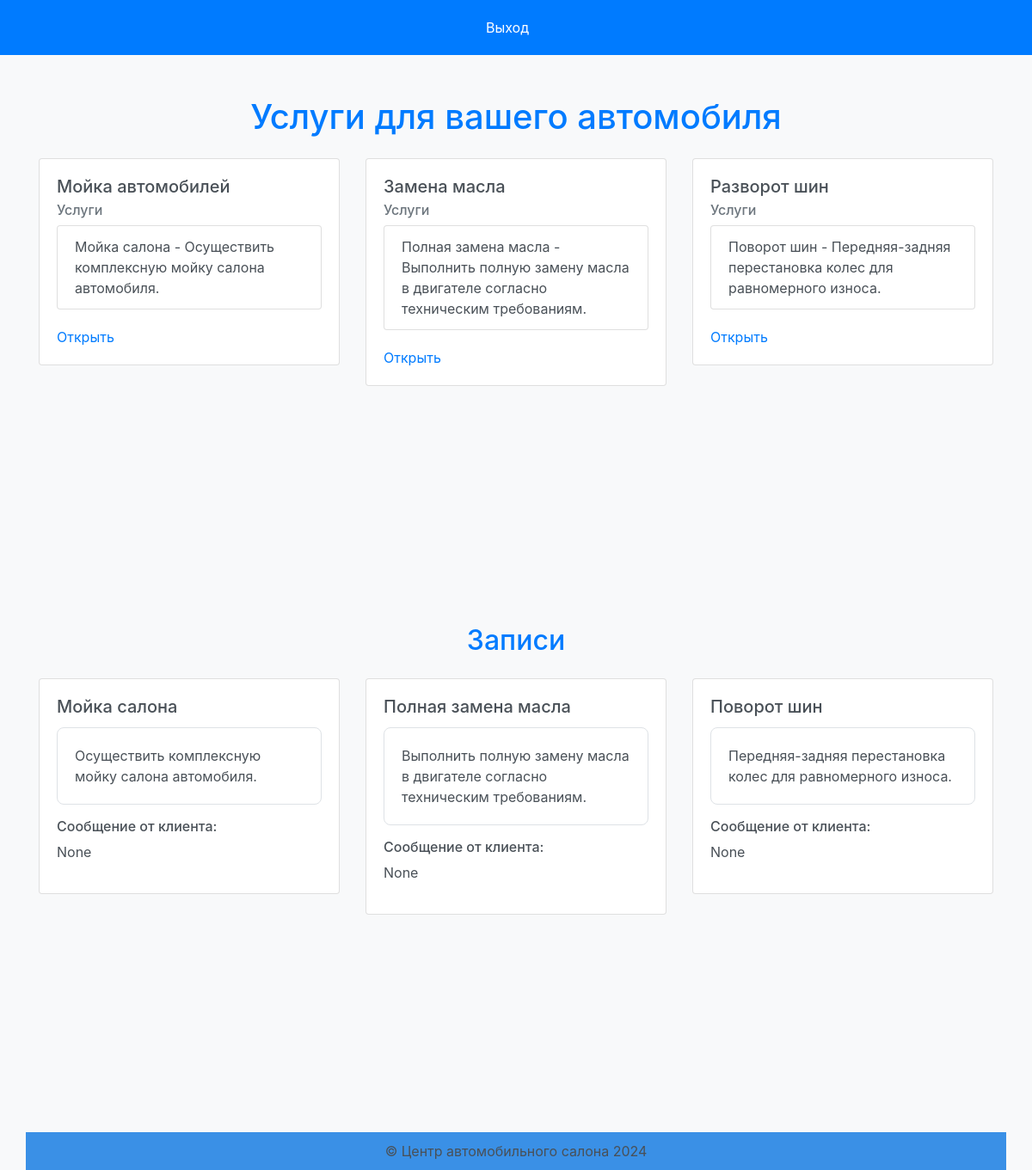
The page /dashboard (signed in) on the database its author committed.
### main.py (models this page shows)
class Subject(db.Model):
    id = db.Column(db.Integer, primary_key=True)
    name = db.Column(db.String(80), nullable=False)
    teacher = db.Column(db.String(80), nullable=True)  # Добавлено поле для преподавателя

class Assignment(db.Model):
    id = db.Column(db.Integer, primary_key=True)
    title = db.Column(db.String(80), nullable=False)
    content = db.Column(db.Text, nullable=False)
    deadline = db.Column(db.DateTime, nullable=True)
    subject_id = db.Column(db.Integer, db.ForeignKey('subject.id'), nullable=False)
    subject = db.relationship('Subject', backref=db.backref('assignments', lazy=True))
    response = db.Column(db.Text, nullable=True)  # Новое поле для ответов
    messages = db.relationship('Message', backref='assignment', lazy=True)  # Связь с сообщениями

### main.py (the view)
@app.route('/dashboard')
@login_required
def dashboard():
    today = datetime.utcnow()
    assignments = Assignment.query.filter(Assignment.deadline >= today).order_by(Assignment.deadline).all()
    subjects = Subject.query.all()
    user_role = getattr(current_user, 'role', None)
    return render_template('dashboard.html', assignments=assignments, subjects=subjects, user_role=user_role)

### main.py (called while the page is built)
@login_manager.user_loader
def load_user(user_id):
    return User.query.get(int(user_id))

### templates/dashboard.html (shortened to what this page needs)
<!DOCTYPE html>
<html lang="en">
<head>
    <link rel="stylesheet" href="https://stackpath.bootstrapcdn.com/bootstrap/4.5.2/css/bootstrap.min.css">
</head>
<body>
    <nav>
        <a href="{{ url_for('login') }}">Выход</a>
    </nav>
    <div class="container mt-5">
        <h1 class="mb-4">Услуги для вашего автомобиля</h1>
        <div class="row">
            {% for subject in subjects %}
                <div class="col-md-4">
                    <div class="card">
                        <div class="card-body">
                            <h5 class="card-title">{{ subject.name }}</h5>
                            <h6 class="card-subtitle mb-2 text-muted">Услуги</h6>
                            <ul class="list-group">
                                {% for assignment in subject.assignments %}
                                    <li class="list-group-item">{{ assignment.title }} - {{ assignment.content |safe }}</li>
                                {% endfor %}
                            </ul>
                          <a href="{{ url_for('subject', subject_id=subject.id) }}" class="card-link">Открыть</a>
                        </div>
                    </div>
                </div>
            {% endfor %}
{% if current_user.role != 'teacher' %}
<div class="container mt-5">
    <h2 class="mb-4">Записи</h2>
    <div class="row">
        {% for assignment in assignments %}
            <div class="col-md-4 mb-4">
                <div class="card">
                    <div class="card-body">
                        <h5 class="card-title">{{ assignment.title }}</h5>
                        <div class="assignment-content">
                            {{ assignment.content }}
                        </div>
                        <div class="responses mt-3">
                            <h6>Сообщение от клиента:</h6>
                            <p>{{ assignment.response }}</p>
                        </div>
                    </div>
                </div>
            </div>
        {% endfor %}
    </div>
</div>
{% endif %}
    <footer>
        &copy; Центр автомобильного салона 2024
    </footer>
</body>
</html>

### templates/dashboard.html (style rules this page uses)
body { background-color: #f8f9fa; color: #495057; min-height: 100vh; display: flex; flex-direction: column; }
h1, h2 { color: #007bff; }
ul { list-style-type: none; padding: 0; }
li { margin-bottom: 20px; }
a { color: #007bff; text-decoration: none; }
.assignment-content { background-color: #ffffff; padding: 20px; border: 1px solid #dee2e6; border-radius: 8px; margin-top: 10px; }
nav { background-color: #007bff; padding: 10px; text-align: center; }
nav a { display: inline-block; color: white; text-decoration: none; padding: 10px; margin-right: 20px; transition: background-color 0.3s; }
.card { margin-bottom: 20px; }
.container { display: flex; flex-direction: column; align-items: center; justify-content: center; min-height: 100vh; }
footer { text-align: center; padding: 10px; background-color: #3a90e6; width: 100%; }

### rows shown on the page
Subject: name "Мойка автомобилей"
Assignment: title "Мойка салона", content "Осуществить комплексную мойку салона автомобиля.", response "None"
Subject: name "Замена масла"
Assignment: title "Полная замена масла", content "Выполнить полную замену масла в двигателе согласно техническим требованиям.", response "None"
Subject: name "Разворот шин"
Assignment: title "Поворот шин", content "Передняя-задняя перестановка колес для равномерного износа.", response "None"
